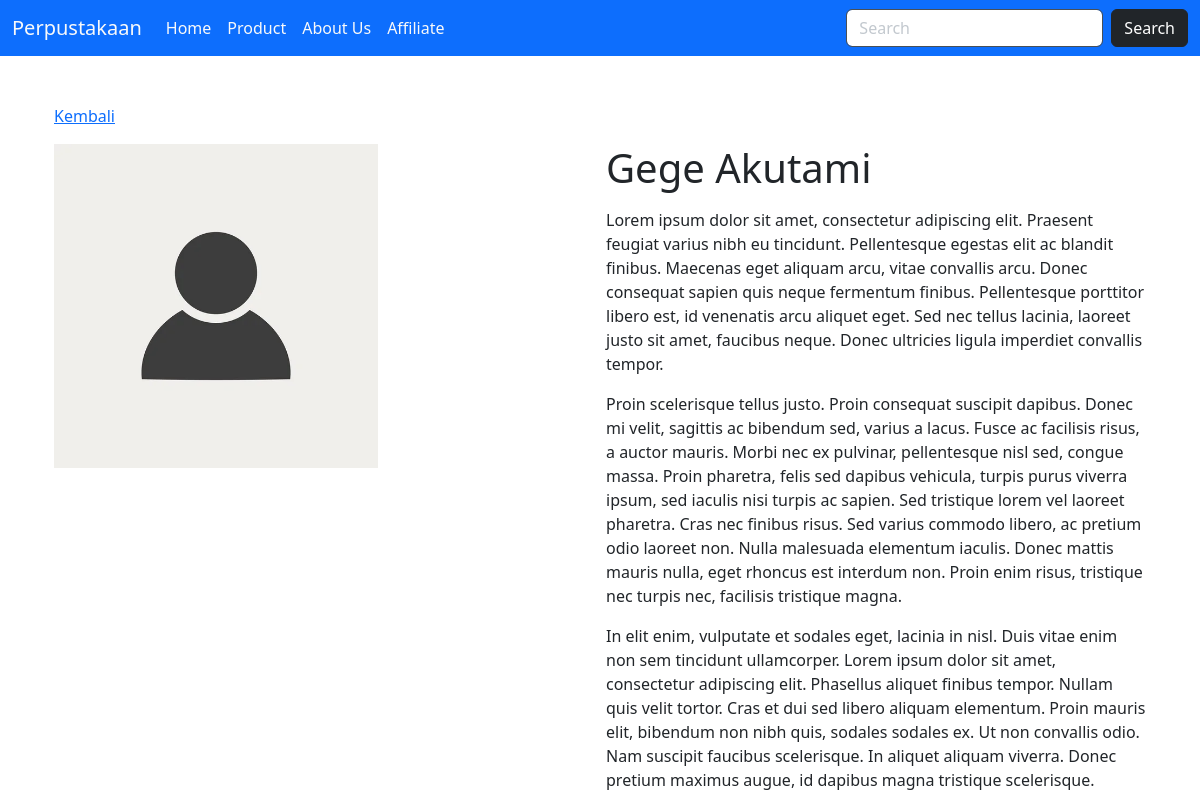
Page /penulis/5/gege-akutami on the committed database.
### produk/models.py (models this page shows, shortened)
class Abstract_Product(models.Model):
    created = models.DateTimeField(auto_now_add=True)
    updated = models.DateTimeField(auto_now=True)
    slug = models.SlugField(max_length=255, editable=False)
    class Meta:
        abstract = True

class Penulis_Buku(Abstract_Product):
    nama_penulis = models.CharField(max_length=100)
    nama = models.CharField(max_length=100, blank=True)
    tentang_penulis = models.TextField(blank=True)
    class Meta:
        ordering = ['nama_penulis']

### perpustakaan/views.py (the view)
# urls.py: path('penulis/<int:id>/<str:inputSlug>', views.detail_penulis, name='writer_detail'),
def detail_penulis(request, id, inputSlug):
    penulis_buku = data_penulis.objects.get(id=id, slug=inputSlug)
    context = {
        'website': 'Perpustakaan'
    }
    try:
        context['data_penulis'] = penulis_buku
        context['halaman'] = penulis_buku.nama_penulis
        return render(request, 'detail.html', context)
    except:
        return HttpResponse("Disini halaman detail penulis buku ")

### templates/detail.html
{% extends "base.html" %}
{% load static %}
{% block contents %}
<div class="container">
    <p><a href="{% url 'produk:index' %}">Kembali</a></p>
    <div class="row">
        <div class="col">
            <img src="{% static 'icon/profile-icon.jpg' %}" style="width: 60%;">
        </div>
        <div class="col" style="padding-left: 0; padding-right: auto;">
            <h1>{{data_penulis.nama}}</h1>
            <p class="text-align-justify">{{data_penulis.tentang_penulis | linebreaks}}</p>
        </div>
    </div>
</div>
{% endblock contents %}

### rows in the picture
Penulis_Buku: nama "Gege Akutami", tentang_penulis "Lorem ipsum dolor sit amet, consectetur adipiscing elit. Praesent feugiat varius nibh eu tincidunt. Pellentesque egestas elit ac blandit finibus. Maecenas eget aliquam arcu, vitae convallis arcu. Donec consequat sapien quis neque fermentum finibus. Pellentesque porttitor libero est, id venenatis arcu aliquet eget. Sed nec tellus lacinia, laoreet justo sit amet, faucibus neque. Donec ultricies ligula imperdiet convallis tempor. Proin scelerisque tellus justo. Proin consequat suscipit dapibus. Donec mi velit, sagittis ac bibendum sed, varius a lacus. Fusce ac facilisis risus, a auctor mauris. Morbi nec ex pulvinar, pellentesque nisl sed, congue massa. Proin pharetra, felis sed dapibus…"
